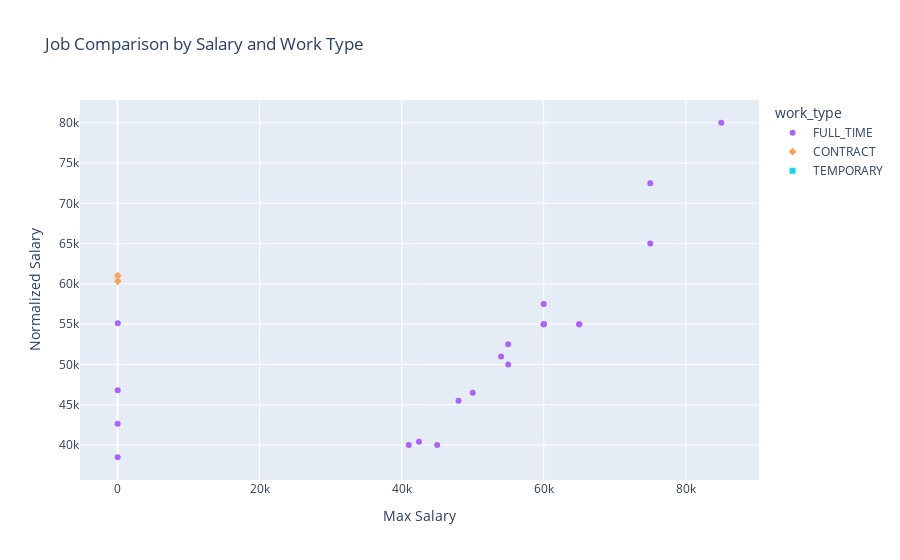

Notebook code cell kept with this figure:
### Markdown cell above
I want to make a scatter plot wehre the points have additional information about the job when you hover over them. I want to compare the three kinds of work within my data set so theyre each a different symbol with a keythta explains the symbols. They would be spread across their max salary on the x axis and their min salary on the y axis. ( or max salary and normalized salary)

### Code cell
def wrap_text(text, max_length=50):
    return '<br>'.join([text[i:i+max_length] for i in range(0, len(text), max_length)])

MMPost['description_wrapped'] = MMPost['description'].apply(lambda x: wrap_text(x, max_length=50))

fig3 = px.scatter(MMPost, 
                 x='max_salary', 
                 y='normalized_salary',  
                 color='work_type',  
                 symbol='work_type',  
                 hover_data={'company_name':True, 
                             'title':True, 
                            'min_salary':True,
                            'pay_period': True,
                             'location':True},  
                 title="Job Comparison by Salary and Work Type",
                 labels={'max_salary': 'Max Salary', 'normalized_salary': 'Normalized Salary'}, 
                 color_discrete_map={'Full Time': 'blue', 'Part Time': 'green', 'Contract': 'red'}  
                )
fig3.update_traces(
    hovertemplate=(
        "<b>Company:</b> %{customdata[0]}<br>"  
        "<b>Job Title:</b> %{customdata[1]}<br>"  
        "<b>Min Salary:</b> %{customdata[2]}<br>"  
        "<b>Pay Period:</b> %{customdata[3]}<br>"  
        "<b>Location:</b> %{customdata[4]}<br>"  

        "<extra></extra>"  
    ),
)

fig3.show()

### Figure 1 — Plotly figure (JSON) as saved in the notebook; plotly's stock layout.template omitted (floating-point values rounded to 4 significant figures; data arrays with more than 128 entries replaced by an {"elided": "..."} marker saying what was removed)
{"data": [{"customdata": {"elided": "46x5 mixed values"}, "hovertemplate": "<b>Company:</b> %{customdata[0]}<br><b>Job Title:</b> %{customdata[1]}<br><b>Min Salary:</b> %{customdata[2]}<br><b>Pay Period:</b> %{customdata[3]}<br><b>Location:</b> %{customdata[4]}<br><extra></extra>", "legendgroup": "FULL_TIME", "marker": {"color": "#ab63fa", "symbol": "circle"}, "mode": "markers", "name": "FULL_TIME", "orientation": "v", "showlegend": true, "type": "scatter", "x": [20, 85000, null, 50000, null, null, null, 55000, null, null, null, 75000, 65000, 60000, 55000, 54000, null, 48000, null, 28, null, 25, 75000, null, null, null, 41000, null, 60000, 45000, 60000, 60000, null, null, null, null, 65000, 42435, null, null, null, null, null, 21, null, null], "xaxis": "x", "y": [38480, 80000, null, 46500, null, null, null, 52500, null, null, null, 72500, 55000, 57500, 50000, 51000, null, 45500, null, 55120, null, 46800, 65000, null, null, null, 40000, null, 55000, 40000, 55000, 55000, null, null, null, null, 55000, 40395, null, null, null, null, null, 42640, null, null], "yaxis": "y"}, {"customdata": [["Vertisystem", "Marketing Coordinator", null, null, "New York, NY"], ["Coco Republic US", "Marketing Coordinator", null, null, "Los Angeles, CA"], ["Ultimate Staffing", "Marketing Coordinator", 27, "HOURLY", "Newport Beach, CA"], ["Ultimate Staffing", "Marketing Coordinator", 27, "HOURLY", "Newport Beach, CA"]], "hovertemplate": "<b>Company:</b> %{customdata[0]}<br><b>Job Title:</b> %{customdata[1]}<br><b>Min Salary:</b> %{customdata[2]}<br><b>Pay Period:</b> %{customdata[3]}<br><b>Location:</b> %{customdata[4]}<br><extra></extra>", "legendgroup": "CONTRACT", "marker": {"color": "#FFA15A", "symbol": "diamond"}, "mode": "markers", "name": "CONTRACT", "orientation": "v", "showlegend": true, "type": "scatter", "x": [null, null, 31.02, 31.67], "xaxis": "x", "y": [null, null, 60340.0, 61020.0], "yaxis": "y"}, {"customdata": [["Syndicatebleu", "Marketing Coordinator", null, null, "Los Angeles, CA"]], "hovertemplate": "<b>Company:</b> %{customdata[0]}<br><b>Job Title:</b> %{customdata[1]}<br><b>Min Salary:</b> %{customdata[2]}<br><b>Pay Period:</b> %{customdata[3]}<br><b>Location:</b> %{customdata[4]}<br><extra></extra>", "legendgroup": "TEMPORARY", "marker": {"color": "#19d3f3", "symbol": "square"}, "mode": "markers", "name": "TEMPORARY", "orientation": "v", "showlegend": true, "type": "scatter", "x": [null], "xaxis": "x", "y": [null], "yaxis": "y"}], "layout": {"autosize": true, "legend": {"title": {"text": "work_type"}, "tracegroupgap": 0}, "title": {"text": "Job Comparison by Salary and Work Type"}, "xaxis": {"anchor": "y", "autorange": true, "domain": [0, 1], "range": [-5211.0, 90230.0], "title": {"text": "Max Salary"}, "type": "linear"}, "yaxis": {"anchor": "x", "autorange": true, "domain": [0, 1], "range": [35050.0, 83430.0], "title": {"text": "Normalized Salary"}, "type": "linear"}}}
